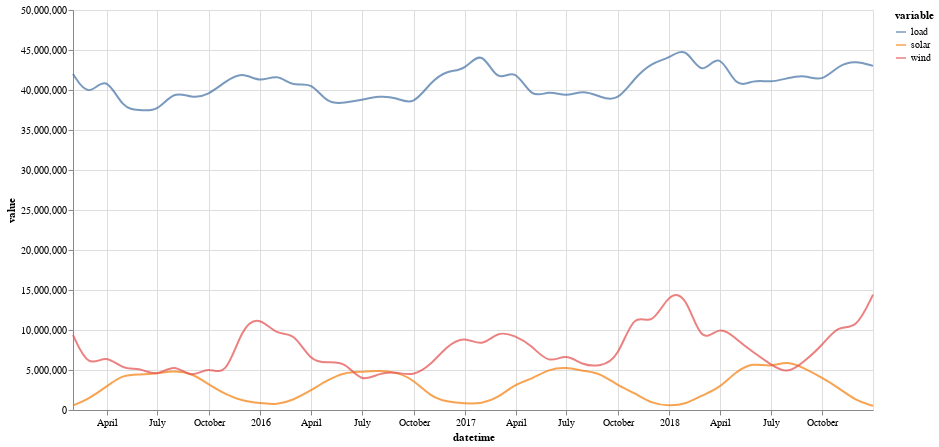

This figure's notebook cell:
### Markdown cell above
While above line chart is truthful to the local fluctuations, it makes it hard to actually grasp the up and down over the course of months and years. Let's change the sampling from days to months to examine the overall patterns in the data.

### Code cell
months = df.resample("M").sum()

# to make the line a bit smoother, we include an interpolate parameter
alt.Chart(months.reset_index().melt("datetime")).mark_line(opacity=0.75, interpolate="basis").encode(
    x='datetime',
    y='value',
    color='variable',
).properties(width=800, height=400)

### Figure 1 — Vega-Lite specification as saved in the notebook (floating-point values rounded to 4 significant figures; data arrays with more than 128 entries replaced by an {"elided": "..."} marker saying what was removed)
{"config": {"view": {"continuousWidth": 400, "continuousHeight": 300}}, "data": {"name": "data-a20815f7751b46bb71ab9dcbb520bf52"}, "mark": {"type": "line", "interpolate": "basis", "opacity": 0.75}, "encoding": {"color": {"type": "nominal", "field": "variable"}, "x": {"type": "temporal", "field": "datetime"}, "y": {"type": "quantitative", "field": "value"}}, "height": 400, "width": 800, "$schema": "https://vega.github.io/schema/vega-lite/v4.8.1.json", "datasets": {"data-a20815f7751b46bb71ab9dcbb520bf52": {"elided": "144 records"}}}
